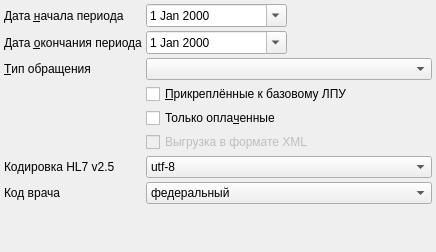
<ui version="4.0" >
 <class>ExportHL7v2_5_Wizard_1</class>
 <widget class="QDialog" name="ExportHL7v2_5_Wizard_1" >
  <property name="geometry" >
   <rect>
    <x>0</x>
    <y>0</y>
    <width>436</width>
    <height>252</height>
   </rect>
  </property>
  <property name="windowTitle" >
   <string>параметры отчёта</string>
  </property>
  <layout class="QGridLayout" name="gridLayout" >
   <property name="margin" >
    <number>4</number>
   </property>
   <property name="spacing" >
    <number>4</number>
   </property>
   <item row="0" column="0" >
    <widget class="QLabel" name="lblBegDate" >
     <property name="text" >
      <string>Дата &amp;начала периода</string>
     </property>
     <property name="buddy" >
      <cstring>edtBegDate</cstring>
     </property>
    </widget>
   </item>
   <item row="0" column="1" colspan="2" >
    <widget class="CDateEdit" name="edtBegDate" >
     <property name="calendarPopup" >
      <bool>true</bool>
     </property>
    </widget>
   </item>
   <item row="0" column="3" colspan="2" >
    <spacer>
     <property name="orientation" >
      <enum>Qt::Horizontal</enum>
     </property>
     <property name="sizeHint" stdset="0" >
      <size>
       <width>61</width>
       <height>20</height>
      </size>
     </property>
    </spacer>
   </item>
   <item row="1" column="0" >
    <widget class="QLabel" name="lblEndDate" >
     <property name="text" >
      <string>Дата &amp;окончания периода</string>
     </property>
     <property name="buddy" >
      <cstring>edtEndDate</cstring>
     </property>
    </widget>
   </item>
   <item row="1" column="1" colspan="2" >
    <widget class="CDateEdit" name="edtEndDate" >
     <property name="calendarPopup" >
      <bool>true</bool>
     </property>
    </widget>
   </item>
   <item row="1" column="3" colspan="2" >
    <spacer>
     <property name="orientation" >
      <enum>Qt::Horizontal</enum>
     </property>
     <property name="sizeHint" stdset="0" >
      <size>
       <width>61</width>
       <height>20</height>
      </size>
     </property>
    </spacer>
   </item>
   <item row="2" column="0" >
    <widget class="QLabel" name="lblEventType" >
     <property name="text" >
      <string>&amp;Тип обращения</string>
     </property>
     <property name="buddy" >
      <cstring>cmbEventType</cstring>
     </property>
    </widget>
   </item>
   <item row="2" column="1" colspan="4" >
    <widget class="CRBComboBox" name="cmbEventType" />
   </item>
   <item row="3" column="1" colspan="4" >
    <widget class="QCheckBox" name="chkOnlyPermanentAttach" >
     <property name="text" >
      <string>&amp;Прикреплённые к базовому ЛПУ</string>
     </property>
    </widget>
   </item>
   <item row="4" column="1" colspan="4" >
    <widget class="QCheckBox" name="chkOnlyPayedEvents" >
     <property name="text" >
      <string>Только опла&amp;ченные</string>
     </property>
    </widget>
   </item>
   <item row="8" column="1" >
    <spacer name="verticalSpacer" >
     <property name="orientation" >
      <enum>Qt::Vertical</enum>
     </property>
     <property name="sizeHint" stdset="0" >
      <size>
       <width>20</width>
       <height>40</height>
      </size>
     </property>
    </spacer>
   </item>
   <item row="5" column="1" colspan="4" >
    <widget class="QCheckBox" name="chkXML" >
     <property name="enabled" >
      <bool>false</bool>
     </property>
     <property name="text" >
      <string>Выгрузка в формате XML</string>
     </property>
    </widget>
   </item>
   <item row="6" column="1" colspan="4" >
    <widget class="QComboBox" name="cmbEncoding" >
     <property name="currentIndex" >
      <number>0</number>
     </property>
     <item>
      <property name="text" >
       <string>utf-8</string>
      </property>
     </item>
     <item>
      <property name="text" >
       <string>cp1251</string>
      </property>
     </item>
     <item>
      <property name="text" >
       <string>koi8-r</string>
      </property>
     </item>
     <item>
      <property name="text" >
       <string>cp866</string>
      </property>
     </item>
     <item>
      <property name="text" >
       <string>koi8-u</string>
      </property>
     </item>
    </widget>
   </item>
   <item row="6" column="0" >
    <widget class="QLabel" name="label" >
     <property name="text" >
      <string>Кодировка HL7 v2.5</string>
     </property>
    </widget>
   </item>
   <item row="7" column="0" >
    <widget class="QLabel" name="label_2" >
     <property name="text" >
      <string>Код врача</string>
     </property>
    </widget>
   </item>
   <item row="7" column="1" colspan="4" >
    <widget class="QComboBox" name="cmbPersonCode" >
     <property name="currentIndex" >
      <number>1</number>
     </property>
     <item>
      <property name="text" >
       <string>локальный</string>
      </property>
     </item>
     <item>
      <property name="text" >
       <string>федеральный</string>
      </property>
     </item>
     <item>
      <property name="text" >
       <string>региональный</string>
      </property>
     </item>
    </widget>
   </item>
  </layout>
 </widget>
 <customwidgets>
  <customwidget>
   <class>CRBComboBox</class>
   <extends>QComboBox</extends>
   <header>library/crbcombobox.h</header>
  </customwidget>
  <customwidget>
   <class>CDateEdit</class>
   <extends>QDateEdit</extends>
   <header>library/DateEdit</header>
  </customwidget>
 </customwidgets>
 <tabstops>
  <tabstop>edtBegDate</tabstop>
  <tabstop>edtEndDate</tabstop>
  <tabstop>cmbEventType</tabstop>
  <tabstop>chkOnlyPermanentAttach</tabstop>
  <tabstop>chkOnlyPayedEvents</tabstop>
 </tabstops>
 <resources/>
 <connections/>
</ui>
